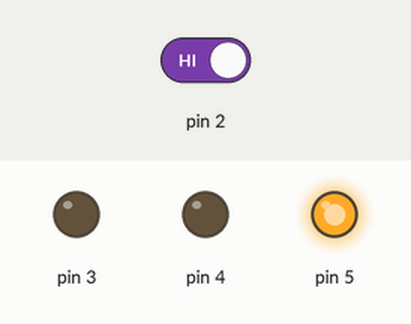
Recording of a sketch running on a simulated Arduino Uno, built with avr-gcc and run on an emulated ATmega328P. On the bench: output pins drawn as LEDs (lit = HIGH). The test bench sets the inputs (shaded band); at power-on: pin 2 HIGH.

Above: at 16.2 s.
16.3 s: pin 2 driven LOW
At 19.7 s:
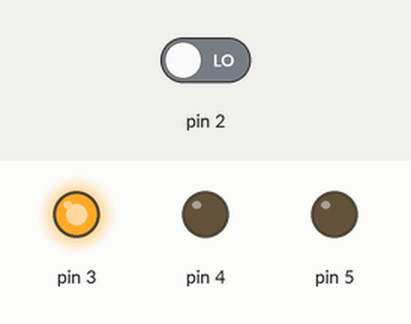
31.3 s: pin 2 driven HIGH
At 33.6 s:
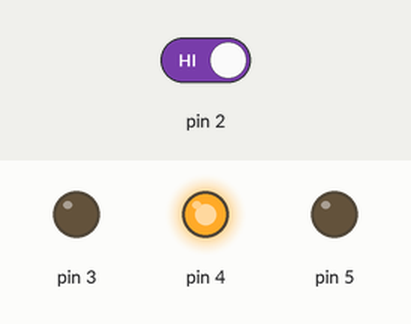
Timing chart, 0 to 52.3 s (numbered marks = the images above; inputs shaded):
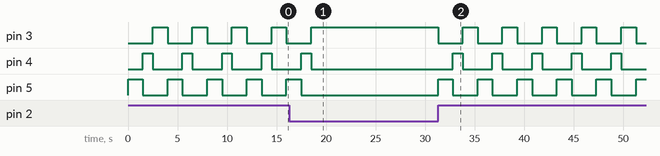

Measured:
- after the input at 16.3 s, pin 3: goes on until 18.5 s, then stays HIGH; pin 4: goes on until 18.5 s, then stays LOW; pin 5: goes on until 17.5 s, then stays LOW
- after the input at 31.3 s, pin 3, pin 5: alternates HIGH for 1.5 s and LOW for 2.5 s, starting at once; pin 4: alternates HIGH for 1.0 s and LOW for 3.0 s, starting after 1.5 s
- by itself, pin 3, pin 5: alternates HIGH for 1.5 s and LOW for 2.5 s
- by itself, pin 4: alternates HIGH for 1.0 s and LOW for 3.0 s

The sketch:

Sourcecode.ino
```cpp
int switchState = 0;
int Light_Time = 1000;

int stat = 0;
void setup() {
  pinMode(3, OUTPUT);
  pinMode(4, OUTPUT);
  pinMode(5, OUTPUT);
  pinMode(2, INPUT);
}

void loop(){
  switchState = digitalRead(2);
  if(switchState == LOW){
  // the button is not pressed

  digitalWrite(3, HIGH); //green LED
  digitalWrite(4, LOW); //Red LED
  digitalWrite(5, LOW); //red LED

  stat = 1;
  }

  else{
    for( int i= 0; i < 5; i++){
        digitalWrite(3, LOW);
        digitalWrite(4, LOW);
        digitalWrite(5, HIGH);
        delay(1500); // wait for a quarter seconds

        digitalWrite(4, HIGH);
        digitalWrite(5, LOW);
        delay(Light_Time);

        digitalWrite(3, HIGH); //
        digitalWrite(4, LOW);//
        digitalWrite(5, LOW);//
        delay(1500);//
    }
  }

}
```
